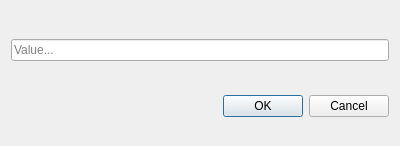
<?xml version="1.0" encoding="UTF-8"?>
<ui version="4.0">
 <class>MarkCreatingDialog</class>
 <widget class="QDialog" name="MarkCreatingDialog">
  <property name="geometry">
   <rect>
    <x>0</x>
    <y>0</y>
    <width>400</width>
    <height>146</height>
   </rect>
  </property>
  <property name="windowTitle">
   <string>Dialog</string>
  </property>
  <layout class="QVBoxLayout" name="verticalLayout" stretch="0,0">
   <property name="bottomMargin">
    <number>0</number>
   </property>
   <item>
    <widget class="QLineEdit" name="markValue">
     <property name="placeholderText">
      <string>Value...</string>
     </property>
    </widget>
   </item>
   <item>
    <widget class="QDialogButtonBox" name="buttonBox">
     <property name="orientation">
      <enum>Qt::Orientation::Horizontal</enum>
     </property>
     <property name="standardButtons">
      <set>QDialogButtonBox::StandardButton::Cancel|QDialogButtonBox::StandardButton::Ok</set>
     </property>
    </widget>
   </item>
  </layout>
 </widget>
 <resources/>
 <connections>
  <connection>
   <sender>buttonBox</sender>
   <signal>accepted()</signal>
   <receiver>MarkCreatingDialog</receiver>
   <slot>accept()</slot>
   <hints>
    <hint type="sourcelabel">
     <x>248</x>
     <y>254</y>
    </hint>
    <hint type="destinationlabel">
     <x>157</x>
     <y>274</y>
    </hint>
   </hints>
  </connection>
  <connection>
   <sender>buttonBox</sender>
   <signal>rejected()</signal>
   <receiver>MarkCreatingDialog</receiver>
   <slot>reject()</slot>
   <hints>
    <hint type="sourcelabel">
     <x>316</x>
     <y>260</y>
    </hint>
    <hint type="destinationlabel">
     <x>286</x>
     <y>274</y>
    </hint>
   </hints>
  </connection>
 </connections>
</ui>
